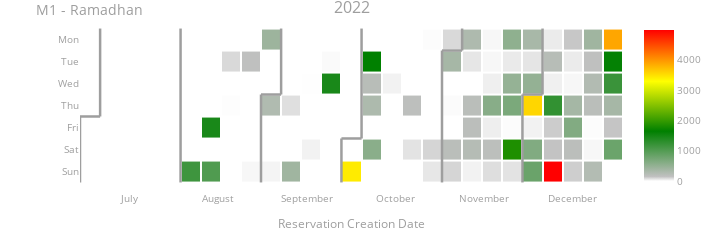
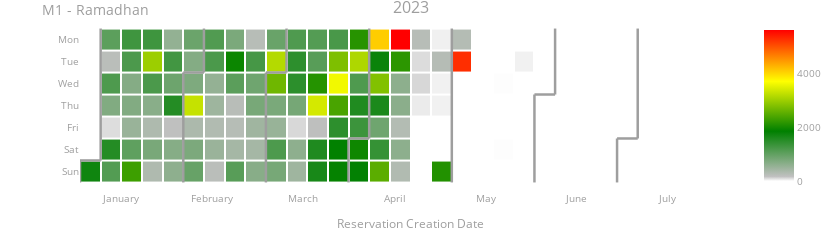
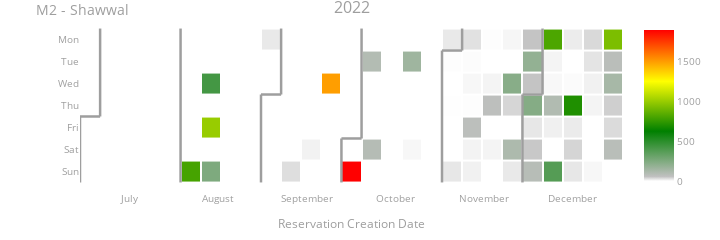
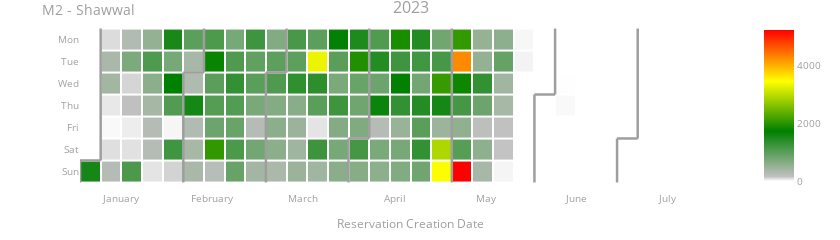

The notebook cell these images were saved under, in order:
### Code cell
for month_name, figs_list in calplots.items():
    print(month_name)
    if isinstance(figs_list, list):
        for fig in figs_list:
            # fig.update_layout(width=800)
            fig.show()
    else:
        fig = figs_list
        # fig.update_layout(width=800)
        fig.show()

### Figure 1 — Plotly figure (JSON) as saved in the notebook; plotly's stock layout.template omitted (floating-point values rounded to 4 significant figures; data arrays with more than 128 entries replaced by an {"elided": "..."} marker saying what was removed)
{"data": [{"colorscale": [[0, "white"], [0.03, "silver"], [0.33, "green"], [0.66, "yellow"], [1, "red"]], "customdata": {"elided": "184x2 str values"}, "hovertemplate": "%{customdata[0]} <br>Week=%{x} <br>%{customdata[1]}=%{z}", "name": "2022", "showscale": true, "type": "heatmap", "x": {"elided": "184 int values"}, "xaxis": "x", "xgap": 2, "y": {"elided": "184 int values"}, "yaxis": "y", "ygap": 2, "z": {"elided": "184 int values"}, "zmax": 4978, "zmin": 0}, {"hoverinfo": "skip", "line": {"color": "#9e9e9e", "width": 2.5}, "mode": "lines", "type": "scatter", "x": [25.5, 25.5], "xaxis": "x", "y": [3.5, 6.5], "yaxis": "y"}, {"hoverinfo": "skip", "line": {"color": "#9e9e9e", "width": 2.5}, "mode": "lines", "type": "scatter", "x": [25.5, 26.5], "xaxis": "x", "y": [3.5, 3.5], "yaxis": "y"}, {"hoverinfo": "skip", "line": {"color": "#9e9e9e", "width": 2.5}, "mode": "lines", "type": "scatter", "x": [26.5, 26.5], "xaxis": "x", "y": [3.5, -0.5], "yaxis": "y"}, {"hoverinfo": "skip", "line": {"color": "#9e9e9e", "width": 2.5}, "mode": "lines", "type": "scatter", "x": [30.5, 30.5], "xaxis": "x", "y": [-0.5, 6.5], "yaxis": "y"}, {"hoverinfo": "skip", "line": {"color": "#9e9e9e", "width": 2.5}, "mode": "lines", "type": "scatter", "x": [34.5, 34.5], "xaxis": "x", "y": [2.5, 6.5], "yaxis": "y"}, {"hoverinfo": "skip", "line": {"color": "#9e9e9e", "width": 2.5}, "mode": "lines", "type": "scatter", "x": [34.5, 35.5], "xaxis": "x", "y": [2.5, 2.5], "yaxis": "y"}, {"hoverinfo": "skip", "line": {"color": "#9e9e9e", "width": 2.5}, "mode": "lines", "type": "scatter", "x": [35.5, 35.5], "xaxis": "x", "y": [2.5, -0.5], "yaxis": "y"}, {"hoverinfo": "skip", "line": {"color": "#9e9e9e", "width": 2.5}, "mode": "lines", "type": "scatter", "x": [38.5, 38.5], "xaxis": "x", "y": [4.5, 6.5], "yaxis": "y"}, {"hoverinfo": "skip", "line": {"color": "#9e9e9e", "width": 2.5}, "mode": "lines", "type": "scatter", "x": [38.5, 39.5], "xaxis": "x", "y": [4.5, 4.5], "yaxis": "y"}, {"hoverinfo": "skip", "line": {"color": "#9e9e9e", "width": 2.5}, "mode": "lines", "type": "scatter", "x": [39.5, 39.5], "xaxis": "x", "y": [4.5, -0.5], "yaxis": "y"}, {"hoverinfo": "skip", "line": {"color": "#9e9e9e", "width": 2.5}, "mode": "lines", "type": "scatter", "x": [43.5, 43.5], "xaxis": "x", "y": [0.5, 6.5], "yaxis": "y"}, {"hoverinfo": "skip", "line": {"color": "#9e9e9e", "width": 2.5}, "mode": "lines", "type": "scatter", "x": [43.5, 44.5], "xaxis": "x", "y": [0.5, 0.5], "yaxis": "y"}, {"hoverinfo": "skip", "line": {"color": "#9e9e9e", "width": 2.5}, "mode": "lines", "type": "scatter", "x": [44.5, 44.5], "xaxis": "x", "y": [0.5, -0.5], "yaxis": "y"}, {"hoverinfo": "skip", "line": {"color": "#9e9e9e", "width": 2.5}, "mode": "lines", "type": "scatter", "x": [47.5, 47.5], "xaxis": "x", "y": [2.5, 6.5], "yaxis": "y"}, {"hoverinfo": "skip", "line": {"color": "#9e9e9e", "width": 2.5}, "mode": "lines", "type": "scatter", "x": [47.5, 48.5], "xaxis": "x", "y": [2.5, 2.5], "yaxis": "y"}, {"hoverinfo": "skip", "line": {"color": "#9e9e9e", "width": 2.5}, "mode": "lines", "type": "scatter", "x": [48.5, 48.5], "xaxis": "x", "y": [2.5, -0.5], "yaxis": "y"}], "layout": {"annotations": [{"font": {"size": 16}, "showarrow": false, "text": "2022", "x": 0.5, "xanchor": "center", "xref": "paper", "y": 1, "yanchor": "bottom", "yref": "paper"}], "font": {"color": "#9e9e9e", "size": 10}, "height": 200, "margin": {"b": 20, "t": 20}, "plot_bgcolor": "#fff", "showlegend": false, "title": {"text": "M1 - Ramadhan", "y": 0.98}, "width": 720, "xaxis": {"anchor": "y", "domain": [0, 1], "showgrid": false, "showline": false, "tickmode": "array", "ticktext": [null, null, null, null, null, null, "July", "August", "September", "October", "November", "December"], "tickvals": [1.5, 5.909, 10.32, 14.73, 19.14, 23.55, 27.95, 32.36, 36.77, 41.18, 45.59, 50], "title": {"text": "Reservation Creation Date"}, "zeroline": false}, "yaxis": {"anchor": "x", "autorange": "reversed", "domain": [0, 1], "showgrid": false, "showline": false, "tickmode": "array", "ticktext": ["Mon", "Tue", "Wed", "Thu", "Fri", "Sat", "Sun"], "tickvals": [0, 1, 2, 3, 4, 5, 6], "zeroline": false}}}

### Figure 2 — Plotly figure (JSON) as saved in the notebook; plotly's stock layout.template omitted (floating-point values rounded to 4 significant figures; data arrays with more than 128 entries replaced by an {"elided": "..."} marker saying what was removed)
{"data": [{"colorscale": [[0, "white"], [0.03, "silver"], [0.33, "green"], [0.66, "yellow"], [1, "red"]], "customdata": {"elided": "212x2 str values"}, "hovertemplate": "%{customdata[0]} <br>Week=%{x} <br>%{customdata[1]}=%{z}", "name": "2023", "showscale": true, "type": "heatmap", "x": {"elided": "212 int values"}, "xaxis": "x", "xgap": 2, "y": {"elided": "212 int values"}, "yaxis": "y", "ygap": 2, "z": {"elided": "212 int values"}, "zmax": 5636, "zmin": 0}, {"hoverinfo": "skip", "line": {"color": "#9e9e9e", "width": 2.5}, "mode": "lines", "type": "scatter", "x": [-0.5, -0.5], "xaxis": "x", "y": [5.5, 6.5], "yaxis": "y"}, {"hoverinfo": "skip", "line": {"color": "#9e9e9e", "width": 2.5}, "mode": "lines", "type": "scatter", "x": [-0.5, 0.5], "xaxis": "x", "y": [5.5, 5.5], "yaxis": "y"}, {"hoverinfo": "skip", "line": {"color": "#9e9e9e", "width": 2.5}, "mode": "lines", "type": "scatter", "x": [0.5, 0.5], "xaxis": "x", "y": [5.5, -0.5], "yaxis": "y"}, {"hoverinfo": "skip", "line": {"color": "#9e9e9e", "width": 2.5}, "mode": "lines", "type": "scatter", "x": [4.5, 4.5], "xaxis": "x", "y": [1.5, 6.5], "yaxis": "y"}, {"hoverinfo": "skip", "line": {"color": "#9e9e9e", "width": 2.5}, "mode": "lines", "type": "scatter", "x": [4.5, 5.5], "xaxis": "x", "y": [1.5, 1.5], "yaxis": "y"}, {"hoverinfo": "skip", "line": {"color": "#9e9e9e", "width": 2.5}, "mode": "lines", "type": "scatter", "x": [5.5, 5.5], "xaxis": "x", "y": [1.5, -0.5], "yaxis": "y"}, {"hoverinfo": "skip", "line": {"color": "#9e9e9e", "width": 2.5}, "mode": "lines", "type": "scatter", "x": [8.5, 8.5], "xaxis": "x", "y": [1.5, 6.5], "yaxis": "y"}, {"hoverinfo": "skip", "line": {"color": "#9e9e9e", "width": 2.5}, "mode": "lines", "type": "scatter", "x": [8.5, 9.5], "xaxis": "x", "y": [1.5, 1.5], "yaxis": "y"}, {"hoverinfo": "skip", "line": {"color": "#9e9e9e", "width": 2.5}, "mode": "lines", "type": "scatter", "x": [9.5, 9.5], "xaxis": "x", "y": [1.5, -0.5], "yaxis": "y"}, {"hoverinfo": "skip", "line": {"color": "#9e9e9e", "width": 2.5}, "mode": "lines", "type": "scatter", "x": [12.5, 12.5], "xaxis": "x", "y": [4.5, 6.5], "yaxis": "y"}, {"hoverinfo": "skip", "line": {"color": "#9e9e9e", "width": 2.5}, "mode": "lines", "type": "scatter", "x": [12.5, 13.5], "xaxis": "x", "y": [4.5, 4.5], "yaxis": "y"}, {"hoverinfo": "skip", "line": {"color": "#9e9e9e", "width": 2.5}, "mode": "lines", "type": "scatter", "x": [13.5, 13.5], "xaxis": "x", "y": [4.5, -0.5], "yaxis": "y"}, {"hoverinfo": "skip", "line": {"color": "#9e9e9e", "width": 2.5}, "mode": "lines", "type": "scatter", "x": [17.5, 17.5], "xaxis": "x", "y": [-0.5, 6.5], "yaxis": "y"}, {"hoverinfo": "skip", "line": {"color": "#9e9e9e", "width": 2.5}, "mode": "lines", "type": "scatter", "x": [21.5, 21.5], "xaxis": "x", "y": [2.5, 6.5], "yaxis": "y"}, {"hoverinfo": "skip", "line": {"color": "#9e9e9e", "width": 2.5}, "mode": "lines", "type": "scatter", "x": [21.5, 22.5], "xaxis": "x", "y": [2.5, 2.5], "yaxis": "y"}, {"hoverinfo": "skip", "line": {"color": "#9e9e9e", "width": 2.5}, "mode": "lines", "type": "scatter", "x": [22.5, 22.5], "xaxis": "x", "y": [2.5, -0.5], "yaxis": "y"}, {"hoverinfo": "skip", "line": {"color": "#9e9e9e", "width": 2.5}, "mode": "lines", "type": "scatter", "x": [25.5, 25.5], "xaxis": "x", "y": [4.5, 6.5], "yaxis": "y"}, {"hoverinfo": "skip", "line": {"color": "#9e9e9e", "width": 2.5}, "mode": "lines", "type": "scatter", "x": [25.5, 26.5], "xaxis": "x", "y": [4.5, 4.5], "yaxis": "y"}, {"hoverinfo": "skip", "line": {"color": "#9e9e9e", "width": 2.5}, "mode": "lines", "type": "scatter", "x": [26.5, 26.5], "xaxis": "x", "y": [4.5, -0.5], "yaxis": "y"}], "layout": {"annotations": [{"font": {"size": 16}, "showarrow": false, "text": "2023", "x": 0.5, "xanchor": "center", "xref": "paper", "y": 1, "yanchor": "bottom", "yref": "paper"}], "font": {"color": "#9e9e9e", "size": 10}, "height": 200, "margin": {"b": 20, "t": 20}, "plot_bgcolor": "#fff", "showlegend": false, "title": {"text": "M1 - Ramadhan", "y": 0.98}, "width": 840, "xaxis": {"anchor": "y", "domain": [0, 1], "showgrid": false, "showline": false, "tickmode": "array", "ticktext": ["January", "February", "March", "April", "May", "June", "July", null, null, null, null, null], "tickvals": [1.5, 5.909, 10.32, 14.73, 19.14, 23.55, 27.95, 32.36, 36.77, 41.18, 45.59, 50], "title": {"text": "Reservation Creation Date"}, "zeroline": false}, "yaxis": {"anchor": "x", "autorange": "reversed", "domain": [0, 1], "showgrid": false, "showline": false, "tickmode": "array", "ticktext": ["Mon", "Tue", "Wed", "Thu", "Fri", "Sat", "Sun"], "tickvals": [0, 1, 2, 3, 4, 5, 6], "zeroline": false}}}

### Figure 3 — Plotly figure (JSON) as saved in the notebook; plotly's stock layout.template omitted (floating-point values rounded to 4 significant figures; data arrays with more than 128 entries replaced by an {"elided": "..."} marker saying what was removed)
{"data": [{"colorscale": [[0, "white"], [0.03, "silver"], [0.33, "green"], [0.66, "yellow"], [1, "red"]], "customdata": {"elided": "184x2 str values"}, "hovertemplate": "%{customdata[0]} <br>Week=%{x} <br>%{customdata[1]}=%{z}", "name": "2022", "showscale": true, "type": "heatmap", "x": {"elided": "184 int values"}, "xaxis": "x", "xgap": 2, "y": {"elided": "184 int values"}, "yaxis": "y", "ygap": 2, "z": {"elided": "184 int values"}, "zmax": 1900, "zmin": 0}, {"hoverinfo": "skip", "line": {"color": "#9e9e9e", "width": 2.5}, "mode": "lines", "type": "scatter", "x": [25.5, 25.5], "xaxis": "x", "y": [3.5, 6.5], "yaxis": "y"}, {"hoverinfo": "skip", "line": {"color": "#9e9e9e", "width": 2.5}, "mode": "lines", "type": "scatter", "x": [25.5, 26.5], "xaxis": "x", "y": [3.5, 3.5], "yaxis": "y"}, {"hoverinfo": "skip", "line": {"color": "#9e9e9e", "width": 2.5}, "mode": "lines", "type": "scatter", "x": [26.5, 26.5], "xaxis": "x", "y": [3.5, -0.5], "yaxis": "y"}, {"hoverinfo": "skip", "line": {"color": "#9e9e9e", "width": 2.5}, "mode": "lines", "type": "scatter", "x": [30.5, 30.5], "xaxis": "x", "y": [-0.5, 6.5], "yaxis": "y"}, {"hoverinfo": "skip", "line": {"color": "#9e9e9e", "width": 2.5}, "mode": "lines", "type": "scatter", "x": [34.5, 34.5], "xaxis": "x", "y": [2.5, 6.5], "yaxis": "y"}, {"hoverinfo": "skip", "line": {"color": "#9e9e9e", "width": 2.5}, "mode": "lines", "type": "scatter", "x": [34.5, 35.5], "xaxis": "x", "y": [2.5, 2.5], "yaxis": "y"}, {"hoverinfo": "skip", "line": {"color": "#9e9e9e", "width": 2.5}, "mode": "lines", "type": "scatter", "x": [35.5, 35.5], "xaxis": "x", "y": [2.5, -0.5], "yaxis": "y"}, {"hoverinfo": "skip", "line": {"color": "#9e9e9e", "width": 2.5}, "mode": "lines", "type": "scatter", "x": [38.5, 38.5], "xaxis": "x", "y": [4.5, 6.5], "yaxis": "y"}, {"hoverinfo": "skip", "line": {"color": "#9e9e9e", "width": 2.5}, "mode": "lines", "type": "scatter", "x": [38.5, 39.5], "xaxis": "x", "y": [4.5, 4.5], "yaxis": "y"}, {"hoverinfo": "skip", "line": {"color": "#9e9e9e", "width": 2.5}, "mode": "lines", "type": "scatter", "x": [39.5, 39.5], "xaxis": "x", "y": [4.5, -0.5], "yaxis": "y"}, {"hoverinfo": "skip", "line": {"color": "#9e9e9e", "width": 2.5}, "mode": "lines", "type": "scatter", "x": [43.5, 43.5], "xaxis": "x", "y": [0.5, 6.5], "yaxis": "y"}, {"hoverinfo": "skip", "line": {"color": "#9e9e9e", "width": 2.5}, "mode": "lines", "type": "scatter", "x": [43.5, 44.5], "xaxis": "x", "y": [0.5, 0.5], "yaxis": "y"}, {"hoverinfo": "skip", "line": {"color": "#9e9e9e", "width": 2.5}, "mode": "lines", "type": "scatter", "x": [44.5, 44.5], "xaxis": "x", "y": [0.5, -0.5], "yaxis": "y"}, {"hoverinfo": "skip", "line": {"color": "#9e9e9e", "width": 2.5}, "mode": "lines", "type": "scatter", "x": [47.5, 47.5], "xaxis": "x", "y": [2.5, 6.5], "yaxis": "y"}, {"hoverinfo": "skip", "line": {"color": "#9e9e9e", "width": 2.5}, "mode": "lines", "type": "scatter", "x": [47.5, 48.5], "xaxis": "x", "y": [2.5, 2.5], "yaxis": "y"}, {"hoverinfo": "skip", "line": {"color": "#9e9e9e", "width": 2.5}, "mode": "lines", "type": "scatter", "x": [48.5, 48.5], "xaxis": "x", "y": [2.5, -0.5], "yaxis": "y"}], "layout": {"annotations": [{"font": {"size": 16}, "showarrow": false, "text": "2022", "x": 0.5, "xanchor": "center", "xref": "paper", "y": 1, "yanchor": "bottom", "yref": "paper"}], "font": {"color": "#9e9e9e", "size": 10}, "height": 200, "margin": {"b": 20, "t": 20}, "plot_bgcolor": "#fff", "showlegend": false, "title": {"text": "M2 - Shawwal", "y": 0.98}, "width": 720, "xaxis": {"anchor": "y", "domain": [0, 1], "showgrid": false, "showline": false, "tickmode": "array", "ticktext": [null, null, null, null, null, null, "July", "August", "September", "October", "November", "December"], "tickvals": [1.5, 5.909, 10.32, 14.73, 19.14, 23.55, 27.95, 32.36, 36.77, 41.18, 45.59, 50], "title": {"text": "Reservation Creation Date"}, "zeroline": false}, "yaxis": {"anchor": "x", "autorange": "reversed", "domain": [0, 1], "showgrid": false, "showline": false, "tickmode": "array", "ticktext": ["Mon", "Tue", "Wed", "Thu", "Fri", "Sat", "Sun"], "tickvals": [0, 1, 2, 3, 4, 5, 6], "zeroline": false}}}

### Figure 4 — Plotly figure (JSON) as saved in the notebook; plotly's stock layout.template omitted (floating-point values rounded to 4 significant figures; data arrays with more than 128 entries replaced by an {"elided": "..."} marker saying what was removed)
{"data": [{"colorscale": [[0, "white"], [0.03, "silver"], [0.33, "green"], [0.66, "yellow"], [1, "red"]], "customdata": {"elided": "212x2 str values"}, "hovertemplate": "%{customdata[0]} <br>Week=%{x} <br>%{customdata[1]}=%{z}", "name": "2023", "showscale": true, "type": "heatmap", "x": {"elided": "212 int values"}, "xaxis": "x", "xgap": 2, "y": {"elided": "212 int values"}, "yaxis": "y", "ygap": 2, "z": {"elided": "212 int values"}, "zmax": 5213, "zmin": 0}, {"hoverinfo": "skip", "line": {"color": "#9e9e9e", "width": 2.5}, "mode": "lines", "type": "scatter", "x": [-0.5, -0.5], "xaxis": "x", "y": [5.5, 6.5], "yaxis": "y"}, {"hoverinfo": "skip", "line": {"color": "#9e9e9e", "width": 2.5}, "mode": "lines", "type": "scatter", "x": [-0.5, 0.5], "xaxis": "x", "y": [5.5, 5.5], "yaxis": "y"}, {"hoverinfo": "skip", "line": {"color": "#9e9e9e", "width": 2.5}, "mode": "lines", "type": "scatter", "x": [0.5, 0.5], "xaxis": "x", "y": [5.5, -0.5], "yaxis": "y"}, {"hoverinfo": "skip", "line": {"color": "#9e9e9e", "width": 2.5}, "mode": "lines", "type": "scatter", "x": [4.5, 4.5], "xaxis": "x", "y": [1.5, 6.5], "yaxis": "y"}, {"hoverinfo": "skip", "line": {"color": "#9e9e9e", "width": 2.5}, "mode": "lines", "type": "scatter", "x": [4.5, 5.5], "xaxis": "x", "y": [1.5, 1.5], "yaxis": "y"}, {"hoverinfo": "skip", "line": {"color": "#9e9e9e", "width": 2.5}, "mode": "lines", "type": "scatter", "x": [5.5, 5.5], "xaxis": "x", "y": [1.5, -0.5], "yaxis": "y"}, {"hoverinfo": "skip", "line": {"color": "#9e9e9e", "width": 2.5}, "mode": "lines", "type": "scatter", "x": [8.5, 8.5], "xaxis": "x", "y": [1.5, 6.5], "yaxis": "y"}, {"hoverinfo": "skip", "line": {"color": "#9e9e9e", "width": 2.5}, "mode": "lines", "type": "scatter", "x": [8.5, 9.5], "xaxis": "x", "y": [1.5, 1.5], "yaxis": "y"}, {"hoverinfo": "skip", "line": {"color": "#9e9e9e", "width": 2.5}, "mode": "lines", "type": "scatter", "x": [9.5, 9.5], "xaxis": "x", "y": [1.5, -0.5], "yaxis": "y"}, {"hoverinfo": "skip", "line": {"color": "#9e9e9e", "width": 2.5}, "mode": "lines", "type": "scatter", "x": [12.5, 12.5], "xaxis": "x", "y": [4.5, 6.5], "yaxis": "y"}, {"hoverinfo": "skip", "line": {"color": "#9e9e9e", "width": 2.5}, "mode": "lines", "type": "scatter", "x": [12.5, 13.5], "xaxis": "x", "y": [4.5, 4.5], "yaxis": "y"}, {"hoverinfo": "skip", "line": {"color": "#9e9e9e", "width": 2.5}, "mode": "lines", "type": "scatter", "x": [13.5, 13.5], "xaxis": "x", "y": [4.5, -0.5], "yaxis": "y"}, {"hoverinfo": "skip", "line": {"color": "#9e9e9e", "width": 2.5}, "mode": "lines", "type": "scatter", "x": [17.5, 17.5], "xaxis": "x", "y": [-0.5, 6.5], "yaxis": "y"}, {"hoverinfo": "skip", "line": {"color": "#9e9e9e", "width": 2.5}, "mode": "lines", "type": "scatter", "x": [21.5, 21.5], "xaxis": "x", "y": [2.5, 6.5], "yaxis": "y"}, {"hoverinfo": "skip", "line": {"color": "#9e9e9e", "width": 2.5}, "mode": "lines", "type": "scatter", "x": [21.5, 22.5], "xaxis": "x", "y": [2.5, 2.5], "yaxis": "y"}, {"hoverinfo": "skip", "line": {"color": "#9e9e9e", "width": 2.5}, "mode": "lines", "type": "scatter", "x": [22.5, 22.5], "xaxis": "x", "y": [2.5, -0.5], "yaxis": "y"}, {"hoverinfo": "skip", "line": {"color": "#9e9e9e", "width": 2.5}, "mode": "lines", "type": "scatter", "x": [25.5, 25.5], "xaxis": "x", "y": [4.5, 6.5], "yaxis": "y"}, {"hoverinfo": "skip", "line": {"color": "#9e9e9e", "width": 2.5}, "mode": "lines", "type": "scatter", "x": [25.5, 26.5], "xaxis": "x", "y": [4.5, 4.5], "yaxis": "y"}, {"hoverinfo": "skip", "line": {"color": "#9e9e9e", "width": 2.5}, "mode": "lines", "type": "scatter", "x": [26.5, 26.5], "xaxis": "x", "y": [4.5, -0.5], "yaxis": "y"}], "layout": {"annotations": [{"font": {"size": 16}, "showarrow": false, "text": "2023", "x": 0.5, "xanchor": "center", "xref": "paper", "y": 1, "yanchor": "bottom", "yref": "paper"}], "font": {"color": "#9e9e9e", "size": 10}, "height": 200, "margin": {"b": 20, "t": 20}, "plot_bgcolor": "#fff", "showlegend": false, "title": {"text": "M2 - Shawwal", "y": 0.98}, "width": 840, "xaxis": {"anchor": "y", "domain": [0, 1], "showgrid": false, "showline": false, "tickmode": "array", "ticktext": ["January", "February", "March", "April", "May", "June", "July", null, null, null, null, null], "tickvals": [1.5, 5.909, 10.32, 14.73, 19.14, 23.55, 27.95, 32.36, 36.77, 41.18, 45.59, 50], "title": {"text": "Reservation Creation Date"}, "zeroline": false}, "yaxis": {"anchor": "x", "autorange": "reversed", "domain": [0, 1], "showgrid": false, "showline": false, "tickmode": "array", "ticktext": ["Mon", "Tue", "Wed", "Thu", "Fri", "Sat", "Sun"], "tickvals": [0, 1, 2, 3, 4, 5, 6], "zeroline": false}}}
